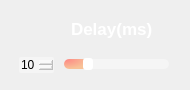
                 <widget class="QFrame" name="Delay_QF">
                  <property name="minimumSize">
                   <size>
                    <width>190</width>
                    <height>90</height>
                   </size>
                  </property>
                  <property name="maximumSize">
                   <size>
                    <width>190</width>
                    <height>90</height>
                   </size>
                  </property>
                  <property name="styleSheet">
                   <string notr="true">QFrame#Delay_QF{
border:2px solid rgb(255, 255, 255);
border-radius:15px;
}</string>
                  </property>
                  <layout class="QVBoxLayout" name="verticalLayout_19">
                   <item>
                    <widget class="QPushButton" name="ToggleBotton_4">
                     <property name="sizePolicy">
                      <sizepolicy hsizetype="Expanding" vsizetype="Fixed">
                       <horstretch>0</horstretch>
                       <verstretch>0</verstretch>
                      </sizepolicy>
                     </property>
                     <property name="minimumSize">
                      <size>
                       <width>0</width>
                       <height>30</height>
                      </size>
                     </property>
                     <property name="maximumSize">
                      <size>
                       <width>16777215</width>
                       <height>30</height>
                      </size>
                     </property>
                     <property name="font">
                      <font>
                       <family>Nirmala UI</family>
                       <pointsize>13</pointsize>
                       <italic>false</italic>
                       <bold>true</bold>
                      </font>
                     </property>
                     <property name="cursor">
                      <cursorShape>ArrowCursor</cursorShape>
                     </property>
                     <property name="mouseTracking">
                      <bool>true</bool>
                     </property>
                     <property name="focusPolicy">
                      <enum>Qt::StrongFocus</enum>
                     </property>
                     <property name="contextMenuPolicy">
                      <enum>Qt::DefaultContextMenu</enum>
                     </property>
                     <property name="layoutDirection">
                      <enum>Qt::LeftToRight</enum>
                     </property>
                     <property name="autoFillBackground">
                      <bool>false</bool>
                     </property>
                     <property name="styleSheet">
                      <string notr="true">QPushButton{
background-image: url(:/all/img/delay.png);
background-repeat: no-repeat;
background-position: left center;
border: none;
border-left: 20px solid transparent;

text-align: left;
padding-left: 40px;
padding-bottom: 2px;
color: rgb(255, 255, 255);
font: 700 13pt &quot;Nirmala UI&quot;;
}</string>
                     </property>
                     <property name="text">
                      <string>Delay(ms)</string>
                     </property>
                     <property name="icon">
                      <iconset theme="zoom-out">
                       <normaloff>.</normaloff>.</iconset>
                     </property>
                     <property name="autoDefault">
                      <bool>false</bool>
                     </property>
                     <property name="default">
                      <bool>false</bool>
                     </property>
                     <property name="flat">
                      <bool>false</bool>
                     </property>
                    </widget>
                   </item>
                   <item>
                    <widget class="QFrame" name="frame_2">
                     <property name="sizePolicy">
                      <sizepolicy hsizetype="Preferred" vsizetype="Preferred">
                       <horstretch>0</horstretch>
                       <verstretch>0</verstretch>
                      </sizepolicy>
                     </property>
                     <property name="minimumSize">
                      <size>
                       <width>0</width>
                       <height>20</height>
                      </size>
                     </property>
                     <property name="maximumSize">
                      <size>
                       <width>16777215</width>
                       <height>20</height>
                      </size>
                     </property>
                     <layout class="QHBoxLayout" name="horizontalLayout_12">
                      <property name="spacing">
                       <number>10</number>
                      </property>
                      <property name="leftMargin">
                       <number>8</number>
                      </property>
                      <property name="topMargin">
                       <number>0</number>
                      </property>
                      <property name="rightMargin">
                       <number>10</number>
                      </property>
                      <property name="bottomMargin">
                       <number>0</number>
                      </property>
                      <item>
                       <widget class="QSpinBox" name="speed_spinbox">
                        <property name="styleSheet">
                         <string notr="true">QSpinBox {
border: 0px solid lightgray;
border-radius: 2px;
background-color: rgba(255,255,255,90);
font: 600 9pt &quot;Segoe UI&quot;;
}
        
QSpinBox::up-button {
width: 10px;
height: 9px;
margin: 0px 3px 0px 0px;
border-image: url(:/all/img/box_up.png);
}
QSpinBox::up-button:pressed {
margin-top: 1px;
}
            
QSpinBox::down-button {
width: 10px;
height: 9px;
margin: 0px 3px 0px 0px;
border-image: url(:/all/img/box_down.png);
}
QSpinBox::down-button:pressed {
margin-bottom: 1px;
}</string>
                        </property>
                        <property name="maximum">
                         <number>50</number>
                        </property>
                        <property name="value">
                         <number>10</number>
                        </property>
                       </widget>
                      </item>
                      <item>
                       <widget class="QSlider" name="speed_slider">
                        <property name="cursor">
                         <cursorShape>PointingHandCursor</cursorShape>
                        </property>
                        <property name="styleSheet">
                         <string notr="true">QSlider::groove:horizontal {
border: none;
height: 10px;
background-color: rgba(255,255,255,90);
border-radius: 5px;
}

QSlider::handle:horizontal {
width: 10px;
margin: -1px 0px -1px 0px;
border-radius: 3px;
background-color: white;
}

QSlider::sub-page:horizontal {
background-color: qradialgradient(cx:0, cy:0, radius:1, fx:0.1, fy:0.1, stop:0 rgb(253, 139, 133),  stop:1 rgb(248, 194, 152));
border-radius: 5px;
}</string>
                        </property>
                        <property name="maximum">
                         <number>50</number>
                        </property>
                        <property name="value">
                         <number>10</number>
                        </property>
                        <property name="orientation">
                         <enum>Qt::Horizontal</enum>
                        </property>
                       </widget>
                      </item>
                     </layout>
                    </widget>
                   </item>
                  </layout>
                 </widget>
